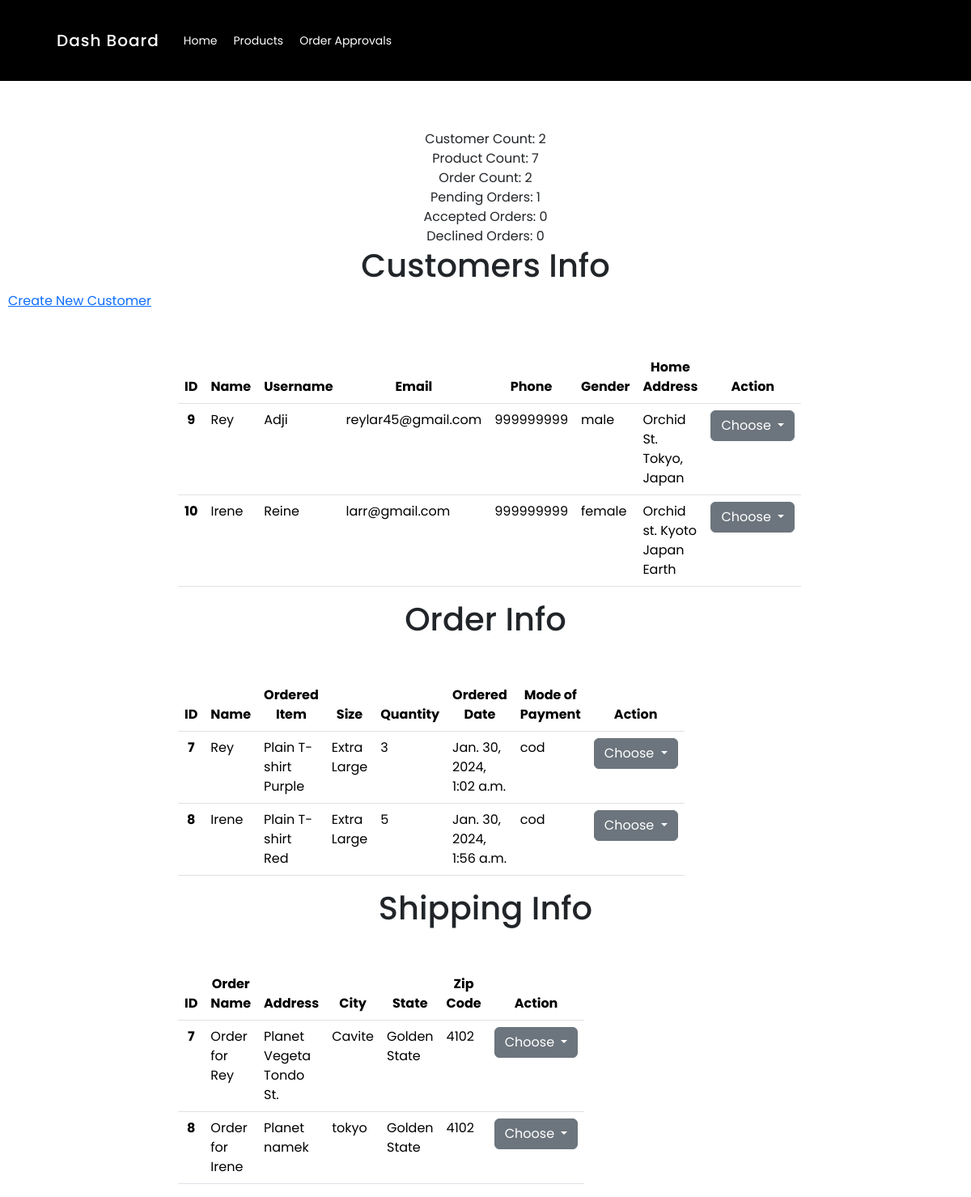
/dashboard/, run on the app's committed database.
### rlclothing/models.py (models this page shows, shortened)
class Customer(models.Model):
    GENDER_CHOICES = (
        ('male', 'Male'),
        ('female', 'Female'),
        ('other', 'Prefer not to say'),
    )
    customer_name = models.CharField(max_length=50, null=True)
    user_name = models.CharField(max_length=50, null=True)
    email = models.EmailField(max_length=50, null=True)
    phone = models.IntegerField(null=True)
    gender = models.CharField(max_length=50, choices=GENDER_CHOICES, null=True)
    home_add = models.CharField(max_length=50, null=True)

class Order(models.Model):
    SIZE_CHOICES = (
        ('Small', 'S'),
        ('Medium', 'M'),
        ('Large', 'L'),
        ('Extra Large', 'XL'),
    )
    MOP_CHOICES = (
        ('cod', 'Cash on Delivery'),
    )
    order_name = models.CharField(max_length=100, null=True)
    customer = models.ForeignKey(Customer, related_name='order', on_delete=models.CASCADE)
    sizes = models.CharField(max_length=100, choices= SIZE_CHOICES, null=True)
    order_item = models.ForeignKey(Product, on_delete=models.CASCADE, null=True)
    quantity = models.IntegerField(default=0, null=True, blank=True)
    order_date = models.DateTimeField(auto_now_add=True)
    payment_method = models.CharField(max_length=100, choices= MOP_CHOICES, null=True)

class Product(models.Model):
    COLOR_CHOICES = (
        ('pink', 'Pink'),
        ('red', 'Red'),
        ('blue', 'Blue'),
        ('gray', 'Gray'),
        ('black', 'Black'),
        ('green', 'Green'),
        ('purple', 'Purple'),
    )
    TYPE_CHOICES = (
        ('t-shirt', 'T-shirt'),
    )
    CATEGORY_CHOICES = (
        ('men', 'Men'),
        ('women', 'Women'),
        ('kids', 'Kids'),
    )
    product_name = models.CharField(max_length=100, null=True)
    product_type = models.CharField(max_length=100, choices= TYPE_CHOICES)
    product_category = models.CharField(max_length=100, choices= CATEGORY_CHOICES)
    color = models.CharField(max_length=50, choices= COLOR_CHOICES)
    price = models.IntegerField(null=True)
    info = models.TextField(max_length=100, blank=True)
    image = models.ImageField(upload_to='staticfiles', null=True, blank=True)
    def __str__(self):
        return self.product_name

class ShippingAddress(models.Model):
    order = models.ForeignKey(Order, related_name='shipping', on_delete=models.CASCADE, null=True)
    address = models.CharField(max_length=200, null=False)
    city = models.CharField(max_length=200, null=False)
    state = models.CharField(max_length=200, null=False)
    zipcode = models.CharField(max_length=200, null=False)

### rlclothing/views.py (the view)
def dash_board(request):
    customers = Customer.objects.all()
    products = Product.objects.all()
    orders = Order.objects.all()
    shippings = ShippingAddress.objects.all()
    order_status = OrderApproval.objects.all()
    who_orders = Customer.objects.select_related('customer_name').all()
    total_customer = customers.count()
    total_products = products.count()
    total_orders = orders.count()
    pending = order_status.filter(approval_action='pending').count()
    approved = order_status.filter(approval_action='approved').count()
    declined = order_status.filter(approval_action='declined').count()
    context = {
        'customers':customers,
        'products':products,
        'orders':orders,
        'shippings':shippings,
        'order_status':order_status,
        'who_orders': who_orders,
        'total_customer':total_customer,
        'total_products':total_products,
        'total_orders':total_orders,
        'pending':pending,
        'approved':approved,
        'declined':declined,
    }
    return render(request,'pages/adminpage.html', context)

### rlclothing/templates/pages/adminpage.html (shortened to what this page needs)
{% load static %}
<!DOCTYPE html>
<html lang="en">
<head>
    <link rel="stylesheet" href="{% static '/css/admin.css' %}">
    <link rel="stylesheet" href="https://cdnjs.cloudflare.com/ajax/libs/font-awesome/6.3.0/css/all.min.css" />
    <link href="https://cdn.jsdelivr.net/npm/bootstrap@5.3.2/dist/css/bootstrap.min.css" rel="stylesheet">
</head>
<body>
    <nav>
        <div class="logo-site">Dash Board</div>
        <div class="nav-items">
            <li><a href="{% url 'dashboard' %}" style="color: #fff;">Home</a></li>
            <li><a href="{% url 'productadmin' %}" style="color: #fff;">Products</a></li>
            <li><a href="{% url 'approvalspage' %}" style="color: #fff;">Order Approvals</a></li>
        </div>
    </nav>
    <div class="admin-wrapper">
      <div class="grid text-center">
        <div class="g-col-3 g-start-2">Customer Count: {{ total_customer }}</div>
        <div class="g-col-4 g-start-6">Product Count: {{ total_products }}</div>
        <div class="g-col-3 g-start-2">Order Count: {{ total_orders }}</div>
        <div class="g-col-4 g-start-6">Pending Orders: {{ pending }}</div>
        <div class="g-col-4 g-start-6">Accepted Orders: {{ approved }}</div>
        <div class="g-col-4 g-start-6">Declined Orders: {{ declined }}</div>
      </div>
      <table class="table">
        <thead>
          <div class="title-contain">
            <h1 align="center">Customers Info</h1>
            <a href="{% url 'create_customer' %}">Create New Customer</a>
          </div>
            <tr>
                <th scope="col">ID</th>
                <th scope="col">Name</th>
                <th scope="col">Username</th>
                <th scope="col">Email</th>
                <th scope="col">Phone</th>
                <th scope="col">Gender</th>
                <th scope="col">Home Address</th>
                <th scope="col">Action</th>
            </tr>
        </thead>
        <tbody>
            {% for customer in customers %}
            <tr>
                <th scope="row">{{ customer.id }}</th>
                <td>{{ customer.customer_name }}</td>
                <td>{{ customer.user_name }}</td>
                <td>{{ customer.email }}</td>
                <td>{{ customer.phone }}</td>
                <td>{{ customer.gender }}</td>
                <td>{{ customer.home_add }}</td>
                <td>
                    <div class="dropdown">
                        <button class="btn btn-secondary dropdown-toggle" type="button" data-bs-toggle="dropdown"
                            aria-expanded="false">
                            Choose
                        </button>
                    </div>
                </td>
            </tr>
            {% endfor %}
        </tbody>
    </table>
      <table class="table">
        <thead>
            <h1 align="center">Order Info</h1>
            <tr>
                <th scope="col">ID</th>
                <th scope="col">Name</th>
                <th scope="col">Ordered Item</th>
                <th scope="col">Size</th>
                <th scope="col">Quantity</th>
                <th scope="col">Ordered Date</th>
                <th scope="col">Mode of Payment</th>
                <th scope="col">Action</th>
            </tr>
        </thead>
        <tbody>
          {% for order in orders %}
          <tr>
              <th scope="row">{{ order.id }}</th>
              <td>{{ order.customer.customer_name }}</td>
              <td>{{ order.order_item }}</td>
              <td>{{ order.sizes }}</td>
              <td>{{ order.quantity }}</td>
              <td>{{ order.order_date }}</td>
              <td>{{ order.payment_method }}</td>
                        <td>
                            <div class="dropdown">
                                <button class="btn btn-secondary dropdown-toggle" type="button" data-bs-toggle="dropdown"
                                    aria-expanded="false">
                                    Choose
                                </button>
                            </div>
                        </td>
                    </tr>
            {% endfor %}
        </tbody>
    </table>
      <table class="table">
        <thead>
          <h1 align="center">Shipping Info</h1>
          <tr>
            <th scope="col">ID</th>
            <th scope="col">Order Name</th>
            <th scope="col">Address</th>
            <th scope="col">City</th>
            <th scope="col">State</th>
            <th scope="col">Zip Code</th>
            <th scope="col">Action</th>
          </tr>
        </thead>
        <tbody>
          {% for shipping in shippings %}
          <tr>
            <th scope="row">{{ shipping.id }}</th>
            <td>{{ shipping.order.order_name }}
            <td>{{ shipping.address }}</td>
            <td>{{ shipping.city }}</td>
            <td>{{ shipping.state }}</td>
            <td>{{ shipping.zipcode }}</td>
            <td><div class="dropdown">
              <button class="btn btn-secondary dropdown-toggle" type="button" data-bs-toggle="dropdown" aria-expanded="false">
                Choose
              </button>
            </div></td>
          </tr>
          {% endfor %}
        </tbody>
      </table>
</div>
</body>
</html>

### rlclothing/static/css/admin.css (style rules this page uses)
* { margin: 0; padding: 0; outline: 0; box-sizing: border-box; font-family: 'Poppins', sans-serif; }
body { background-color: #f2f2f2; align-items: center; }
nav { background-color: #000; display: flex; flex-wrap: wrap; align-items: center; justify-content: space-between; height: 100px; padding: 0 50px; }
nav .logo-site { color: #fff; font-size: 20px; font-weight: 500; letter-spacing: 1px; margin: 20px; }
nav .nav-items { display: flex; flex: 1; list-style: none; list-style: 0 0 0 40px; }
nav .nav-items li { padding: 0 10px; }
nav .nav-items a { color: #fff; text-decoration: none; font-size: 14px; }
.admin-wrapper { margin-top: 5%; }
table { max-width: 30%; padding-top: 15%; margin: 50px 0 50px 220px ; }
table th { padding: 20px; color: #fff; background-color: #000; text-align: center; }
.table th { padding: 20px; text-align: center; }
table td { padding: 20px; justify-content: center; }
.title-contain { justify-content: space-between; }
.title-contain a { padding: 10px; border: #000; }

### data on the page
Customer: id "9", customer_name "Rey", user_name "Adji", email "reylar45@gmail.com", phone "999999999", gender "male", home_add "Orchid St. Tokyo, Japan"
Customer: id "10", customer_name "Irene", user_name "Reine", email "larr@gmail.com", phone "999999999", gender "female", home_add "Orchid st. Kyoto Japan Earth"
Order: id "7", customer.customer_name "Rey", order_item "Plain T-shirt Purple", sizes "Extra Large", quantity "3", order_date "Jan. 30, 2024, 1:02 a.m.", payment_method "cod"
Order: id "8", customer.customer_name "Irene", order_item "Plain T-shirt Red", sizes "Extra Large", quantity "5", order_date "Jan. 30, 2024, 1:56 a.m.", payment_method "cod"
ShippingAddress: id "7", order.order_name "Order for Rey", address "Planet Vegeta Tondo St.", city "Cavite", state "Golden State", zipcode "4102"
ShippingAddress: id "8", order.order_name "Order for Irene", address "Planet namek", city "tokyo", state "Golden State", zipcode "4102"

### other printed values
{{ total_customer }} "2"
{{ total_products }} "7"
{{ total_orders }} "2"
{{ pending }} "1"
{{ approved }} "0"
{{ declined }} "0"
